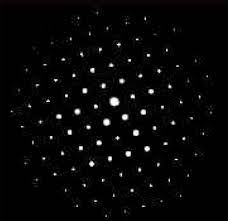
#> input picture tem_image2.jpg, 228 x 221 px
$ python TEMDF.py
#> lines starting #> are read from the running program, lines starting #| are printed output that depends on the picture; after the words box and inside, x2 and y2 are one past the last pixel; in counts of white or black regions, pixels touching at a corner belong together
import cv2
import numpy as np
import math

# 이미지 불러오기
image = cv2.imread('tem_image2.jpg', 0)  # 흑백 이미지로 로드
#> image: shape (221, 228); min 0, max 255, mean 6.9

# 이미지 전처리
ret, threshold = cv2.threshold(image, 200, 255, cv2.THRESH_BINARY)  # 임계값 적용하여 흑백 이진화
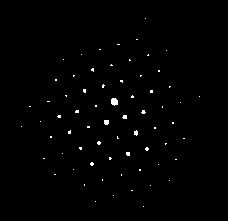
#> threshold: shape (221, 228); 0.74% white in thin lines or dots, all inside (x1, y1, x2, y2) = (21, 18, 200, 207)

# 윤곽선 검출
contours, hierarchy = cv2.findContours(threshold, cv2.RETR_EXTERNAL, cv2.CHAIN_APPROX_SIMPLE)
#> contours = 67 contours, 66 with area under 20; largest, box (x1, y1, x2, y2) and area: (111, 98, 118, 106) 34

# 극좌표 계산 및 표시
for contour in contours:
    # 면적이 작은 윤곽선 제외
    area = cv2.contourArea(contour)
    if area < 1:
        continue

    # 윤곽선 중심 좌표 계산
    M = cv2.moments(contour)
    center_x = int(M["m10"] / M["m00"])
    center_y = int(M["m01"] / M["m00"])

    # 극좌표 계산
    dx = center_x - image.shape[1] // 2
    dy = center_y - image.shape[0] // 2
    radius = math.sqrt(dx ** 2 + dy ** 2)
    theta = math.atan2(dy, dx)

    # 각도를 0~360 범위로 변환
    if theta < 0:
        theta += 2 * math.pi

    # 극좌표 표시
    cv2.circle(image, (center_x, center_y), 5, (0, 255, 0), -1)
    cv2.putText(image, f"R:{radius:.2f} T:{math.degrees(theta):.2f}", (center_x - 50, center_y - 10),
                cv2.FONT_HERSHEY_SIMPLEX, 0.5, (255, 255, 255), 1)
#> this loop made 67 passes
#> (area, center_x, center_y, dx, dy, radius, theta) on pass 44: (34, 113, 101, -1, -9, 9.06, 4.6)
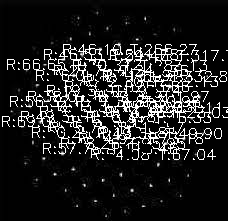
#> image: shape (221, 228); min 0, max 255, mean 35.1

# 결과 이미지 출력
cv2.imshow('Polar Coordinates', image)
cv2.waitKey(0)
cv2.destroyAllWindows()

$ run again, with LNMO SAED.jpg copied over tem_image2.jpg
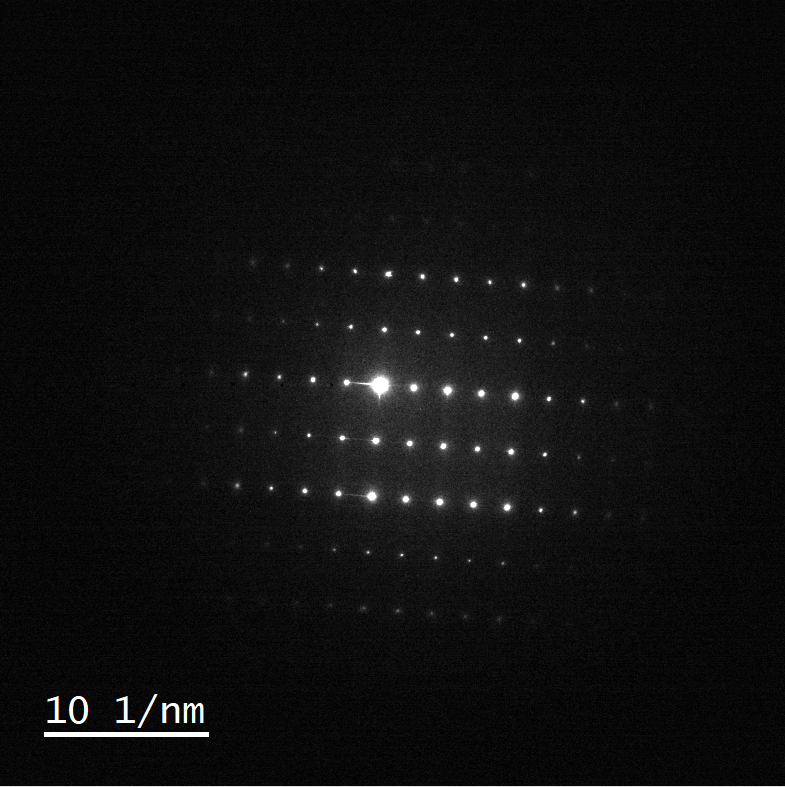
#> input picture LNMO SAED.jpg, 785 x 787 px
#> `ret, threshold = cv2.threshold(image, 200, 255, cv2.THRESH_BINARY)`:
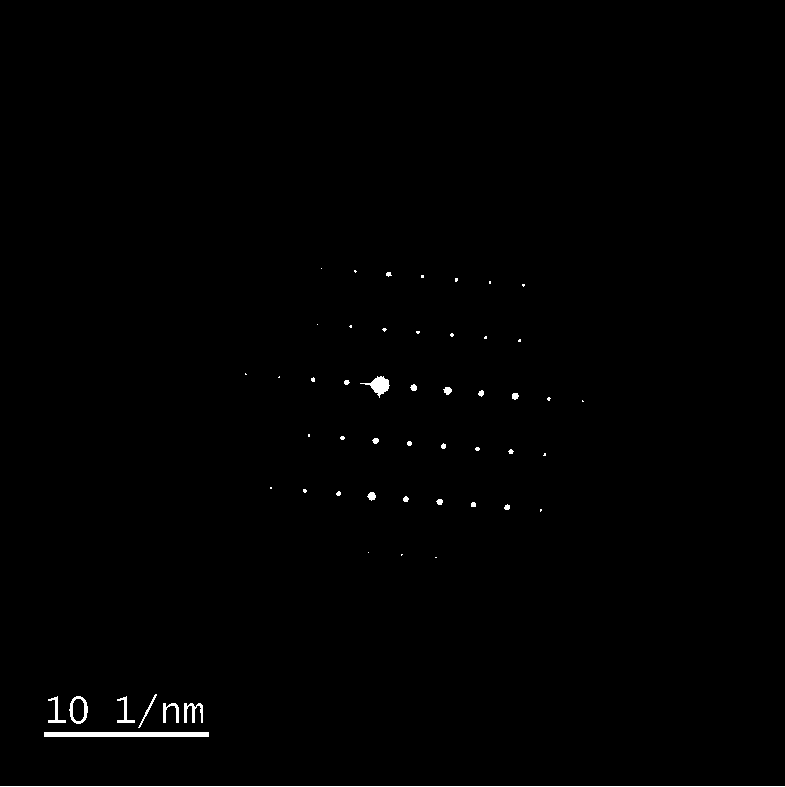
#> threshold: shape (787, 785); 0.56% white; 53 white regions (29 under 20 px)
#> contours = 53 contours, 38 with area under 20; largest, box (x1, y1, x2, y2) and area: (44, 732, 209, 737) 656, (69, 696, 88, 724) 380, (360, 376, 390, 398) 238, (184, 703, 203, 723) 120, (163, 703, 179, 723) 93
#> the loop `for contour in contours:` made 53 passes
#> (area, center_x, center_y, dx, dy, radius, theta) on passes 3, 4, 5, 6, 7, 8, 15, 17: (119.5, 192, 711, -200, 318, 375.7, 2.13), (93, 170, 711, -222, 318, 387.8, 2.18), (91.5, 124, 712, -268, 319, 416.6, 2.27), (380, 78, 709, -314, 316, 445.5, 2.35), (91.5, 55, 712, -337, 319, 464, 2.38), (46, 147, 709, -245, 316, 399.9, 2.23), (23, 439, 501, 47, 108, 117.8, 1.16), (43, 371, 495, -21, 102, 104.1, 1.77)
#> after the loop `for contour in contours:`:
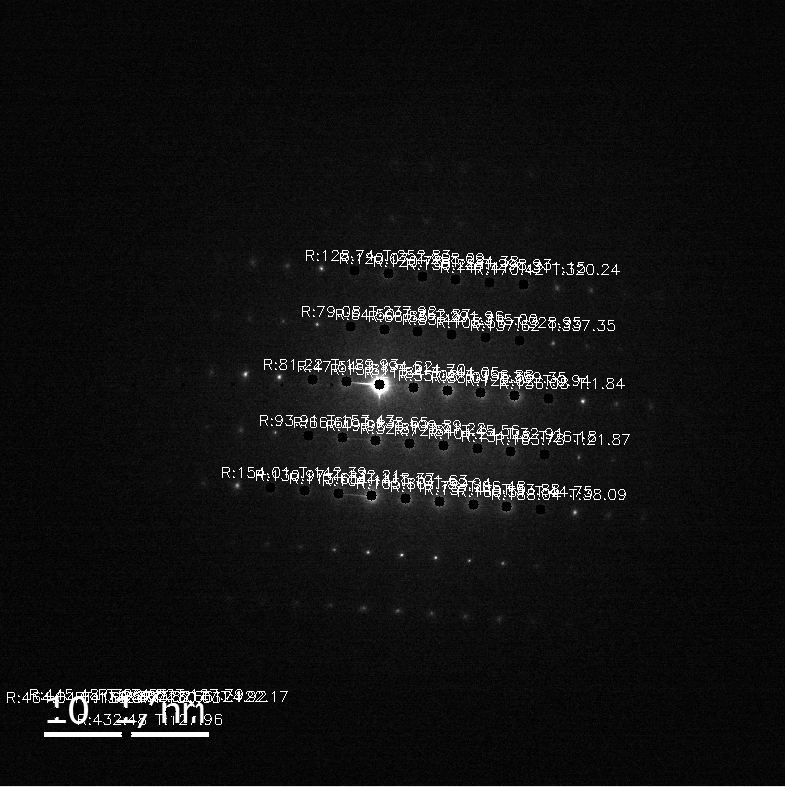
#> image: shape (787, 785); min 0, max 255, mean 18.4

$ run again, with LNMO SAED_crop.jpg copied over tem_image2.jpg
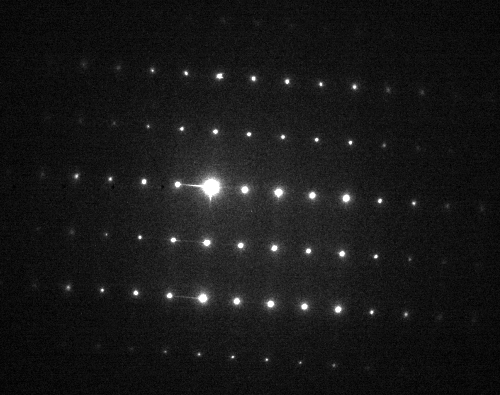
#> input picture LNMO SAED_crop.jpg, 500 x 395 px
#> image is the input picture: shape (395, 500); min 0, max 255, mean 23.9
#> `ret, threshold = cv2.threshold(image, 200, 255, cv2.THRESH_BINARY)`:
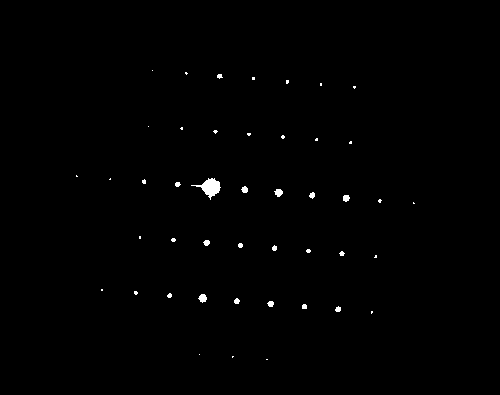
#> threshold: shape (395, 500); 0.49% white; 45 white regions (29 under 20 px)
#> contours = 45 contours, 37 with area under 20; largest, box (x1, y1, x2, y2) and area: (191, 178, 221, 200) 238, (198, 294, 207, 303) 43, (274, 189, 283, 197) 38, (343, 195, 350, 202) 28, (241, 186, 248, 193) 26, (267, 301, 274, 307) 23, (203, 240, 210, 246) 22, (309, 192, 315, 199) 20
#> the loop `for contour in contours:` made 45 passes
#> (area, center_x, center_y, dx, dy, radius, theta) on passes 7, 9, 18, 23, 24, 25, 26, 29: (23, 270, 303, 20, 106, 107.9, 1.38), (43, 202, 297, -48, 100, 110.9, 2.02), (22.5, 206, 242, -44, 45, 62.94, 2.34), (28.5, 345, 197, 95, 0, 95, 0), (20.5, 311, 194, 61, -3, 61.07, 6.23), (38, 278, 192, 28, -5, 28.44, 6.11), (26.5, 244, 189, -6, -8, 10, 4.07), (237.5, 210, 186, -40, -11, 41.48, 3.41)
#> after the loop `for contour in contours:`:
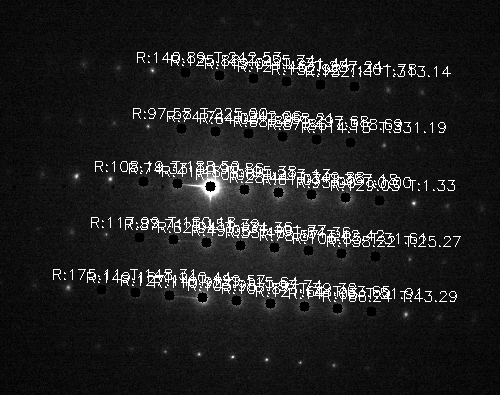
#> image: shape (395, 500); 6.31% of pixels changed, all inside (x1, y1, x2, y2) = (53, 52, 461, 317)
